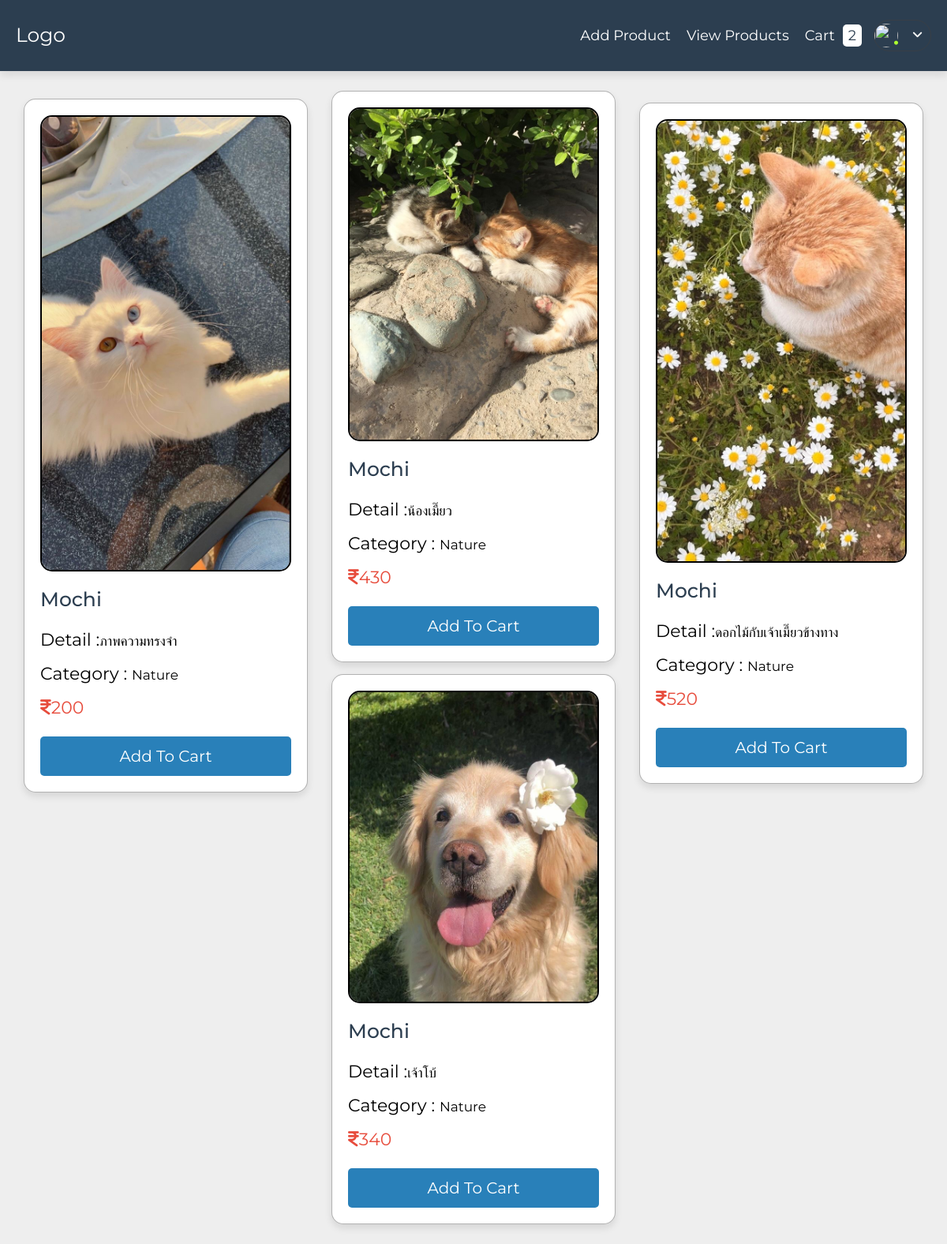
Page /view_products.php (signed in) on the committed database.
### tables this page shows
CREATE TABLE tbProduct (
    cProductid                      INT(10)                     UNSIGNED  NOT NULL AUTO_INCREMENT primary key,
    file_name                   	VARCHAR(255)                NULL,
	file_path                  		VARCHAR(255)                NULL,
    cProductName                    VARCHAR(20)  NULL,
    cDetails                        VARCHAR(50)  NULL,
    cPrice                          INT(10)                     UNSIGNED  NULL,
	cCategoryid                     INT(10)                     UNSIGNED  NULL ,
    cUserid                     	INT(10)                     UNSIGNED  NULL ,

    constraint FK_Product_Category                     foreign key (cCategoryid)                   references tbCategory(cCategoryid),
	constraint FK_Product_User                     	   foreign key (cUserid)                   	   references tbuser(cUserid)         

);

CREATE TABLE tbCategory (
    cCategoryid                     INT(10)                     UNSIGNED  NOT NULL AUTO_INCREMENT primary key,
    cCategoryName                   VARCHAR(20)  NULL

);

### view_products.php (the view, shortened to what this page needs)
<!DOCTYPE html>
<html lang="en">
<head>
   <link rel="stylesheet" href="https://cdnjs.cloudflare.com/ajax/libs/font-awesome/6.2.1/css/all.min.css">
   <link rel="stylesheet" href="css/bootstrap.css">
   <link rel="stylesheet" href="css/stylecopy.css">
</head>
<body>
<?php include 'header.php'; ?>
<section class="products" >
   <div class="box-container">
   <?php
      $select_products = $conn->prepare("SELECT * FROM tbproduct");
      $select_products->execute();
      if($select_products->rowCount() > 0){
         while($fetch_prodcut = $select_products->fetch(PDO::FETCH_ASSOC)){
            $category=$fetch_prodcut['cCategoryid'];
            $select_category = $conn->prepare("SELECT * FROM tbcategory WHERE cCategoryid = $category");
            $select_category->execute();
            $fetch_category = $select_category->fetch(PDO::FETCH_ASSOC)
   ?>
   <form action="" method="POST" class="box with-heart">
      <img src="<?php echo $fetch_prodcut['file_path']; ?>" alt="<?php echo $fetch_prodcut['file_name']; ?>" class="image">
      <h1 class="name" style="font-size:25px"><?= $fetch_prodcut['cProductName'] ?></h1>
      <input type="hidden" name="product_id" value="<?= $fetch_prodcut['cProductid']; ?>"><br>
      <div class="flexbox">
         <p class="price" style="color:black;"><span style="font-size:22px">Detail :</span><?= $fetch_prodcut['cDetails'] ?></p>
         <p class="price" style="color:black;"><span style="font-size:22px">Category : </span><?= $fetch_category['cCategoryName'] ?></p>
         <p class="price" style="font-size:22px"><i class="fas fa-indian-rupee-sign"></i><?= $fetch_prodcut['cPrice'] ?></p>
      </div>
      <input type="submit" name="add_to_cart" value="add to cart" class="btnn" style="float:right;font-size: 20px;">
   </form>
   <?php
      }
   }else{
      echo '<p class="empty">no products found!</p>';
   }
   ?>
   </div>
</section>
</body>
</html>

### css/stylecopy.css (style rules this page uses)
:root { --main-color:#2980b9; --red:#e74c3c; --orange:#f39c12; --light-color:#666; --light-bg:#eee; --white:#fff; --black:#2c3e50; --border:.1rem solid rgba(0,0,0,.3); --box-shodow:0 .5rem 1rem rgba(0,0,0,.1); }
* { font-family: 'Montserrat', sans-serif; margin: 0; padding: 0; box-sizing: border-box; outline: none; border: none; text-decoration: none; }
html { font-size: 62.5%; overflow-x: hidden; }
body { background: var(--light-bg); }
section { column-count: 3; padding:2.5rem 2rem; max-width: 1600px; margin: 0 auto; }
.btnn, .delete-btnn { display: block; text-align: center; width: 100%; margin-top: 1rem; padding: 1rem 3rem; color: var(--white); cursor: pointer; font-size: 1.8rem; text-transform: capitalize; border-radius: .5rem; }
.btnn { background-color: var(--main-color); }
.products .box-container { display: grid; padding: 10px; align-items: flex-start; justify-content: center; gap: 1.5rem; }
.products .box-container .box { break-inside: avoid-column; border: var(--border); box-shadow: var(--box-shodow); background-color: var(--white); padding: 2rem; border-radius: 1.5rem; }
.products .box-container .box .image { width: 100%; object-fit: contain; margin-bottom:2rem; border-radius: 1.5rem; border: 2px solid black; }
.products .box-container .box .name { font-size: 2rem; color: var(--black); }
.products .box-container .box .price { font-size: 1.7rem; color: var(--red); margin-right: auto; }
.box.with-heart { position: relative; }

### rows in the picture
tbproduct: file_path+file_name (picture), cProductName "Mochi", cDetails "ภาพความทรงจํา", cCategoryid.cCategoryName "Nature", cPrice "200"
tbproduct: file_path+file_name (picture), cProductName "Mochi", cDetails "น้องเมี๊ยว", cCategoryid.cCategoryName "Nature", cPrice "430"
tbproduct: file_path+file_name (picture), cProductName "Mochi", cDetails "เจ้าโบ้", cCategoryid.cCategoryName "Nature", cPrice "340"
tbproduct: file_path+file_name (picture), cProductName "Mochi", cDetails "ดอกไม้กับเจ้าเมี๊ยวข้างทาง", cCategoryid.cCategoryName "Nature", cPrice "520"

### other values in the picture
$total_cart_items "2"
